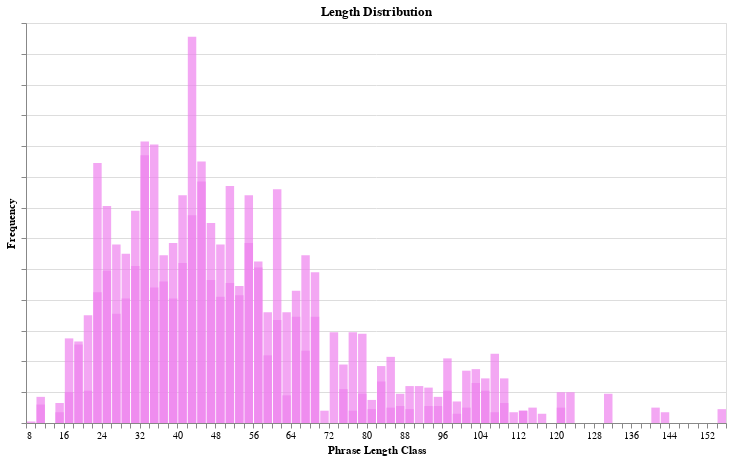

The notebook cell saved with this chart:
### Code cell
alt.data_transformers.disable_max_rows()
alt.Chart(df_text).mark_bar(color="violet",opacity=0.7,
    interpolate='step').encode(
    alt.X("phrase_length:Q",  bin=alt.Bin(maxbins=100), title='Phrase Length Class'),
    alt.Y('count()', axis=alt.Axis(labels=False), title='Frequency'),
    tooltip=['phrase_length']
).properties(
    height=400,
    width=700, title="Length Distribution")

### Figure 1 — Vega-Lite specification as saved in the notebook (floating-point values rounded to 4 significant figures; data arrays with more than 128 entries replaced by an {"elided": "..."} marker saying what was removed)
{"config": {"view": {"continuousWidth": 400, "continuousHeight": 300}}, "data": {"name": "data-fee6236670dace1306527414fdff08c4"}, "mark": {"type": "bar", "color": "violet", "interpolate": "step", "opacity": 0.7}, "encoding": {"tooltip": [{"field": "phrase_length", "type": "quantitative"}], "x": {"bin": {"maxbins": 100}, "field": "phrase_length", "title": "Phrase Length Class", "type": "quantitative"}, "y": {"aggregate": "count", "axis": {"labels": false}, "title": "Frequency", "type": "quantitative"}}, "height": 400, "title": "Length Distribution", "width": 700, "$schema": "https://vega.github.io/schema/vega-lite/v4.17.0.json", "datasets": {"data-fee6236670dace1306527414fdff08c4": {"elided": "6661 records"}}}
